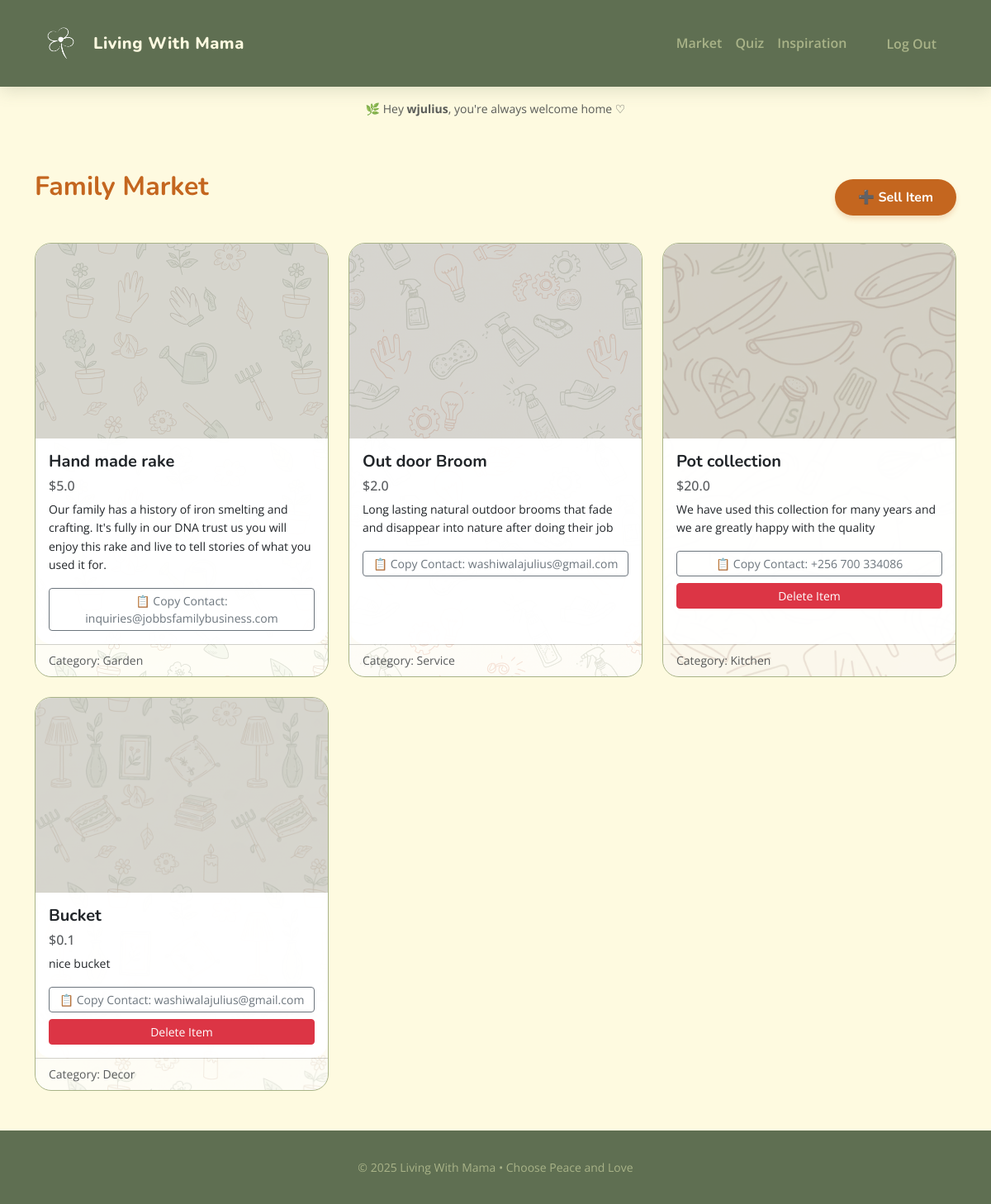
Page /market (signed in) on the committed database.
### tables this page shows
CREATE TABLE market_items (
    id INTEGER PRIMARY KEY AUTOINCREMENT,
    user_id INTEGER NOT NULL,
    title TEXT NOT NULL,
    description TEXT NOT NULL,
    price REAL NOT NULL,
    category TEXT NOT NULL, 
    contact_info TEXT NOT NULL,
    created_at TIMESTAMP DEFAULT CURRENT_TIMESTAMP,
    FOREIGN KEY(user_id) REFERENCES users(id)
);

### app.py (the view)
@app.route("/market")
@login_required
def market():
    items = db.execute("SELECT * FROM market_items ORDER BY created_at DESC")
    return render_template("market.html", items=items)

### app.py (called while the page is built)
@app.after_request
def after_request(response):
    response.headers["Cache-Control"] = "no-cache, no-store, must-revalidate"
    response.headers["Expires"] = 0
    response.headers["Pragma"] = "no-cache"
    return response

### helpers.py (called while the page is built)
def login_required(f):
    @wraps(f)
    def decorated_function(*args, **kwargs):
        if session.get("user_id") is None:
            return redirect("/login")
        return f(*args, **kwargs)
    return decorated_function

### templates/market.html (shortened to what this page needs)
{% extends "layout.html" %}
{% block main %}
<div class="d-flex justify-content-between align-items-center mb-4">
    <h2 class="mb-4 title-orange">Family Market</h2>
    <a href="/market/sell" class="btn btn-primary-custom">➕ Sell Item</a>
</div>
<div class="row row-cols-1 row-cols-md-3 g-4">
    {% for item in items %}
    <div class="col market-item">
        <div class="market-card-wrapper card card-custom h-100">
            <img src="https://placehold.co/600x400/FAEDCD/D4A373?text={{ item.category }}" class="card-img-top" alt="Item">
            <div class="card-body">
                <h5 class="card-title">{{ item.title }}</h5>
                <h6 class="text-muted">${{ item.price }}</h6>
                <p class="card-text small">{{ item.description }}</p>
                <div class="d-grid gap-2">
                    <button class="btn btn-outline-secondary btn-sm"
                            data-contact="{{ item.contact_info }}"
                            onclick="copyContact(this)">
                        📋 Copy Contact: {{ item.contact_info }}
                    </button>
                    {% if item.user_id == session.user_id %}
                    <button type="button" class="btn btn-danger btn-sm w-100" data-bs-toggle="modal" data-bs-target="#deleteModal{{ item.id }}">
                        Delete Item
                    </button>
                    {% endif %}
                </div>
            </div>
            <div class="card-footer bg-transparent text-muted small">
                Category: {{ item.category }}
            </div>
        </div>
    </div>
    {% endfor %}
</div>
{% endblock %}

### static/styles.css (style rules this page uses)
:root { --olive: #5F6F52; --laurel: #A9B388; --cornsilk: #FEFAE0; --lemon: #F9EBC7; --camel: #B99470; --orange: #C4661F; --russet: #783D19; --white: #ffffff; --font-heading: 'Nunito', sans-serif; --font-body: 'Open Sans', sans-serif; }
body { background-color: var(--cornsilk); color: var(--russet); font-family: var(--font-body); display: flex; flex-direction: column; min-height: 100vh; line-height: 1.6; }
h1, h2, h3, h4, h5 { font-family: var(--font-heading); color: var(--olive); font-weight: 700; }
.title-orange { color: var(--orange) !important; }
a { text-decoration: none; }
.card-custom { background-color: var(--white); border: 1px solid var(--laurel); border-radius: 20px; overflow: hidden; transition: transform 0.3s, box-shadow 0.3s; }
.btn-primary-custom { background-color: var(--orange); color: var(--white); border: none; border-radius: 50px; padding: 10px 28px; font-family: var(--font-heading); font-weight: 700; transition: all 0.3s; box-shadow: 0 4px 6px rgba(196, 102, 31, 0.2); }
.market-card-wrapper { position: relative; overflow: hidden; border-radius: 20px; }
.card-body, .card-footer { position: relative; z-index: 2; background-color: rgba(255, 255, 255, 0.96); border-radius: 0 0 20px 20px; }

### rows in the picture
market_items: title "Hand made rake", price "5.0", description "Our family has a history of iron smelting and crafting. It's fully in our DNA trust us you will enjoy this rake and live to tell stories of what you used it for.", contact_info "inquiries@jobbsfamilybusiness.com", category "Garden"
market_items: title "Out door Broom", price "2.0", description "Long lasting natural outdoor brooms that fade and disappear into nature after doing their job", contact_info "washiwalajulius@gmail.com", category "Service"
market_items: title "Pot collection", price "20.0", description "We have used this collection for many years and we are greatly happy with the quality", contact_info "+256 700 334086", category "Kitchen"
market_items: title "Bucket", price "0.1", description "nice bucket", contact_info "washiwalajulius@gmail.com", category "Decor"

### other values in the picture
{{ session.username }} "wjulius"
